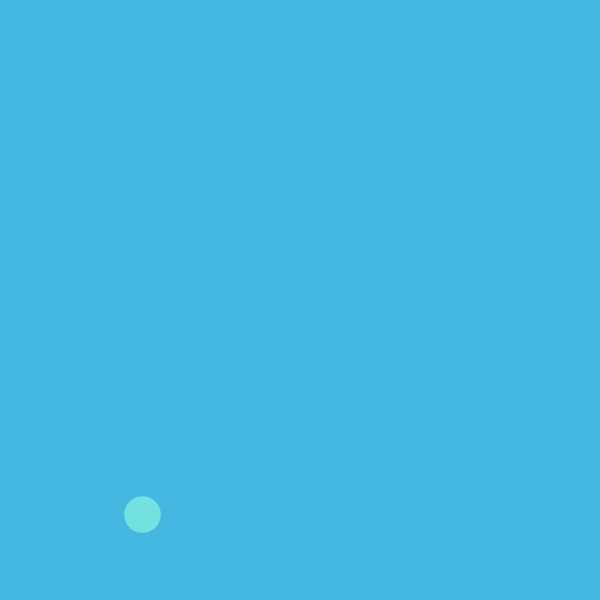
Frame 1 (no input)
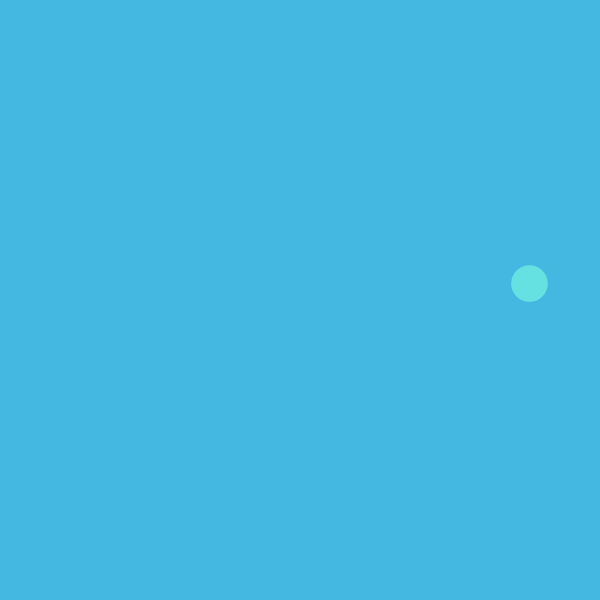
Frame 60 (the mouse pressed at the canvas centre just before this capture)
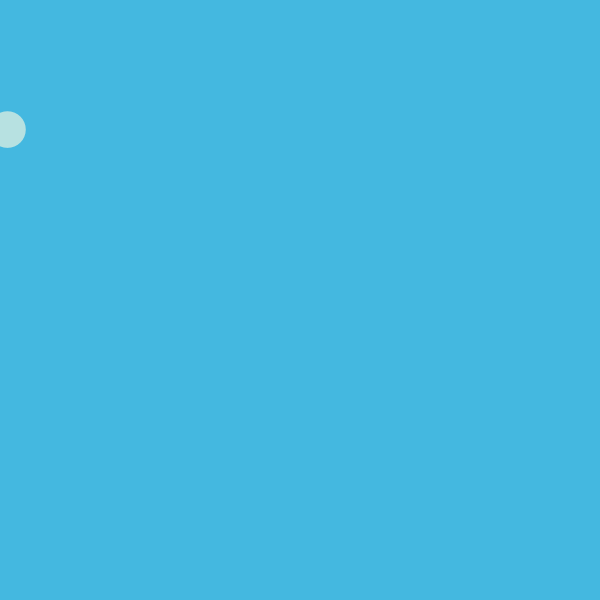
Frame 120 (the mouse held since frame 60 and released just before this capture)

The Processing sketch that drew these frames (run headless with seeded random() and noise(); from frame 60 on, the mouse is pressed at the canvas centre):

// Processing sketch: processing_105094
// ── processing_105094.pde

//DECLARE VARIABLES
float xPos1;
float yPos1;
float radius1;

float xPos2;
float yPos2;
float radius2;
float speed2;
float speed1;

void setup() {
  size(600,600);
  background(97,195,289);
 
  xPos1 = random(0,600);
  yPos1 = random(0,600);
  radius1 = random(30,51);
  speed1 = 7;
  xPos2 = random(0,600);
  yPos2 = random(0,600);
  radius2 = random(30,51);
  speed2 = 9;
}

void draw() {
  background(68,184,224);
    noStroke();
    fill(random(0,255),225,225);
    ellipse(xPos2, yPos2,radius2,radius2);
    
    xPos2+=speed2; //xPos = xPos + 3;s
    yPos2+=speed1; //yPos = yPos + 1;
   
    
  if ((xPos2<  0)||(xPos2 >  600)) { speed2 = - speed2; }
  if ((yPos2< 0)||(yPos2 > 600)) { speed1 = - speed1; }
  
}
